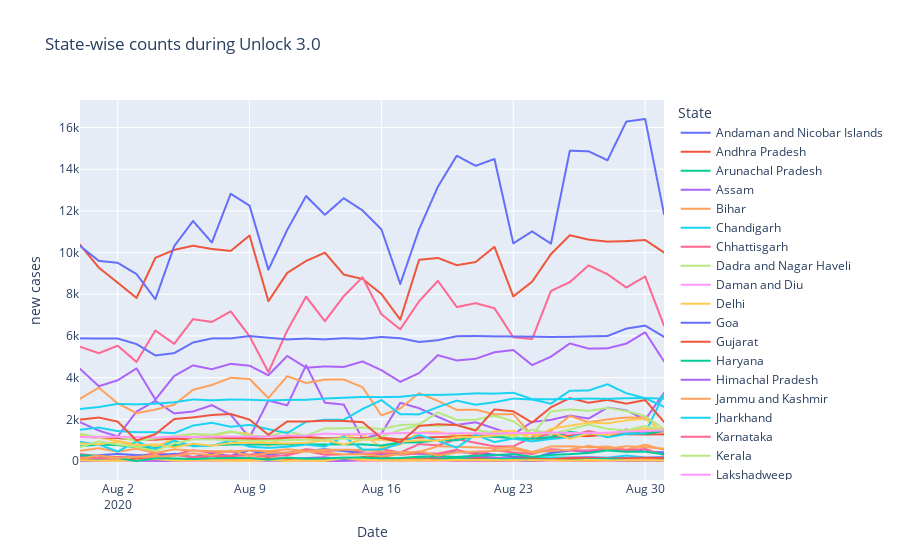

Write notebook code for a chart like this one.
### Code cell
#Checking Maharashtra, Tamil Nadu during unlock 3.0

#Tamil Nadu imposed a complete lockdown and there was no spike in cases -> lockdown effective?
#Maharashtra imposed a complete lockdown but cases seem to oscillate around 10k - can anything be said about efficacy of lockdown?
#West Bengal imposed bi-weekly lockdowns (what does this mean??) and case counts did not rise -> effective

u3_mask = (states['Date'] >= start_date_u3) & (states['Date'] <= end_date_u3)

fig = px.line(states.loc[u3_mask], x = 'Date', y = 'new cases', color = 'State', title = 'State-wise counts during Unlock 3.0')
fig.show()

### Figure 1 — Plotly figure (JSON) as saved in the notebook; plotly's stock layout.template omitted (floating-point values rounded to 4 significant figures)
{"data": [{"hovertemplate": "State=Andaman and Nicobar Islands<br>Date=%{x}<br>new cases=%{y}<extra></extra>", "legendgroup": "Andaman and Nicobar Islands", "line": {"color": "#636efa", "dash": "solid"}, "mode": "lines", "name": "Andaman and Nicobar Islands", "showlegend": true, "type": "scattergl", "x": ["2020-07-31", "2020-08-01", "2020-08-02", "2020-08-03", "2020-08-04", "2020-08-05", "2020-08-06", "2020-08-07", "2020-08-08", "2020-08-09", "2020-08-10", "2020-08-11", "2020-08-12", "2020-08-13", "2020-08-14", "2020-08-15", "2020-08-16", "2020-08-17", "2020-08-18", "2020-08-19", "2020-08-20", "2020-08-21", "2020-08-22", "2020-08-23", "2020-08-24", "2020-08-25", "2020-08-26", "2020-08-27", "2020-08-28", "2020-08-29", "2020-08-30", "2020-08-31"], "xaxis": "x", "y": [78, 88, 98, 96, 98, 99, 96, 99, 129, 139, 135, 139, 136, 137, 149, 120, 93, 46, 84, 75, 76, 67, 61, 52, 44, 41, 40, 33, 32, 31, 23, 28], "yaxis": "y"}, {"hovertemplate": "State=Andhra Pradesh<br>Date=%{x}<br>new cases=%{y}<extra></extra>", "legendgroup": "Andhra Pradesh", "line": {"color": "#EF553B", "dash": "solid"}, "mode": "lines", "name": "Andhra Pradesh", "showlegend": true, "type": "scattergl", "x": ["2020-07-31", "2020-08-01", "2020-08-02", "2020-08-03", "2020-08-04", "2020-08-05", "2020-08-06", "2020-08-07", "2020-08-08", "2020-08-09", "2020-08-10", "2020-08-11", "2020-08-12", "2020-08-13", "2020-08-14", "2020-08-15", "2020-08-16", "2020-08-17", "2020-08-18", "2020-08-19", "2020-08-20", "2020-08-21", "2020-08-22", "2020-08-23", "2020-08-24", "2020-08-25", "2020-08-26", "2020-08-27", "2020-08-28", "2020-08-29", "2020-08-30", "2020-08-31"], "xaxis": "x", "y": [10376, 9276, 8555, 7822, 9747, 10128, 10328, 10171, 10080, 10820, 7665, 9024, 9597, 9996, 8943, 8732, 8012, 6780, 9652, 9742, 9393, 9544, 10276, 7895, 8601, 9927, 10830, 10621, 10526, 10548, 10603, 10004], "yaxis": "y"}, {"hovertemplate": "State=Arunachal Pradesh<br>Date=%{x}<br>new cases=%{y}<extra></extra>", "legendgroup": "Arunachal Pradesh", "line": {"color": "#00cc96", "dash": "solid"}, "mode": "lines", "name": "Arunachal Pradesh", "showlegend": true, "type": "scattergl", "x": ["2020-07-31", "2020-08-01", "2020-08-02", "2020-08-03", "2020-08-04", "2020-08-05", "2020-08-06", "2020-08-07", "2020-08-08", "2020-08-09", "2020-08-10", "2020-08-11", "2020-08-12", "2020-08-13", "2020-08-14", "2020-08-15", "2020-08-16", "2020-08-17", "2020-08-18", "2020-08-19", "2020-08-20", "2020-08-21", "2020-08-22", "2020-08-23", "2020-08-24", "2020-08-25", "2020-08-26", "2020-08-27", "2020-08-28", "2020-08-29", "2020-08-30", "2020-08-31"], "xaxis": "x", "y": [107, 83, 24, 60, 32, 65, 93, 101, 68, 38, 76, 96, 103, 82, 95, 51, 43, 40, 134, 75, 116, 60, 97, 40, 49, 100, 143, 78, 112, 132, 157, 78], "yaxis": "y"}, {"hovertemplate": "State=Assam<br>Date=%{x}<br>new cases=%{y}<extra></extra>", "legendgroup": "Assam", "line": {"color": "#ab63fa", "dash": "solid"}, "mode": "lines", "name": "Assam", "showlegend": true, "type": "scattergl", "x": ["2020-07-31", "2020-08-01", "2020-08-02", "2020-08-03", "2020-08-04", "2020-08-05", "2020-08-06", "2020-08-07", "2020-08-08", "2020-08-09", "2020-08-10", "2020-08-11", "2020-08-12", "2020-08-13", "2020-08-14", "2020-08-15", "2020-08-16", "2020-08-17", "2020-08-18", "2020-08-19", "2020-08-20", "2020-08-21", "2020-08-22", "2020-08-23", "2020-08-24", "2020-08-25", "2020-08-26", "2020-08-27", "2020-08-28", "2020-08-29", "2020-08-30", "2020-08-31"], "xaxis": "x", "y": [1862, 1457, 1178, 2371, 2886, 2284, 2372, 2679, 2218, 1123, 2900, 2669, 4593, 2796, 2706, 1057, 1317, 2792, 2534, 2116, 1735, 1856, 1560, 1272, 1879, 1973, 2179, 2036, 2560, 2427, 1980, 3266], "yaxis": "y"}, {"hovertemplate": "State=Bihar<br>Date=%{x}<br>new cases=%{y}<extra></extra>", "legendgroup": "Bihar", "line": {"color": "#FFA15A", "dash": "solid"}, "mode": "lines", "name": "Bihar", "showlegend": true, "type": "scattergl", "x": ["2020-07-31", "2020-08-01", "2020-08-02", "2020-08-03", "2020-08-04", "2020-08-05", "2020-08-06", "2020-08-07", "2020-08-08", "2020-08-09", "2020-08-10", "2020-08-11", "2020-08-12", "2020-08-13", "2020-08-14", "2020-08-15", "2020-08-16", "2020-08-17", "2020-08-18", "2020-08-19", "2020-08-20", "2020-08-21", "2020-08-22", "2020-08-23", "2020-08-24", "2020-08-25", "2020-08-26", "2020-08-27", "2020-08-28", "2020-08-29", "2020-08-30", "2020-08-31"], "xaxis": "x", "y": [2986, 3521, 2762, 2297, 2464, 2701, 3416, 3646, 3992, 3934, 3021, 4071, 3741, 3906, 3911, 3536, 2187, 2525, 3257, 2884, 2451, 2461, 2238, 2247, 1227, 1444, 2163, 1860, 1998, 2087, 2078, 1324], "yaxis": "y"}, {"hovertemplate": "State=Chandigarh<br>Date=%{x}<br>new cases=%{y}<extra></extra>", "legendgroup": "Chandigarh", "line": {"color": "#19d3f3", "dash": "solid"}, "mode": "lines", "name": "Chandigarh", "showlegend": true, "type": "scattergl", "x": ["2020-07-31", "2020-08-01", "2020-08-02", "2020-08-03", "2020-08-04", "2020-08-05", "2020-08-06", "2020-08-07", "2020-08-08", "2020-08-09", "2020-08-10", "2020-08-11", "2020-08-12", "2020-08-13", "2020-08-14", "2020-08-15", "2020-08-16", "2020-08-17", "2020-08-18", "2020-08-19", "2020-08-20", "2020-08-21", "2020-08-22", "2020-08-23", "2020-08-24", "2020-08-25", "2020-08-26", "2020-08-27", "2020-08-28", "2020-08-29", "2020-08-30", "2020-08-31"], "xaxis": "x", "y": [35, 28, 38, 43, 46, 64, 57, 47, 52, 89, 80, 75, 81, 91, 86, 81, 93, 114, 89, 91, 119, 116, 145, 142, 117, 174, 167, 188, 160, 261, 170, 191], "yaxis": "y"}, {"hovertemplate": "State=Chhattisgarh<br>Date=%{x}<br>new cases=%{y}<extra></extra>", "legendgroup": "Chhattisgarh", "line": {"color": "#FF6692", "dash": "solid"}, "mode": "lines", "name": "Chhattisgarh", "showlegend": true, "type": "scattergl", "x": ["2020-07-31", "2020-08-01", "2020-08-02", "2020-08-03", "2020-08-04", "2020-08-05", "2020-08-06", "2020-08-07", "2020-08-08", "2020-08-09", "2020-08-10", "2020-08-11", "2020-08-12", "2020-08-13", "2020-08-14", "2020-08-15", "2020-08-16", "2020-08-17", "2020-08-18", "2020-08-19", "2020-08-20", "2020-08-21", "2020-08-22", "2020-08-23", "2020-08-24", "2020-08-25", "2020-08-26", "2020-08-27", "2020-08-28", "2020-08-29", "2020-08-30", "2020-08-31"], "xaxis": "x", "y": [336, 235, 181, 212, 382, 295, 523, 388, 447, 293, 477, 360, 567, 478, 529, 486, 576, 404, 808, 752, 1052, 873, 704, 704, 1136, 1287, 1209, 1438, 1245, 1513, 1346, 1411], "yaxis": "y"}, {"hovertemplate": "State=Dadra and Nagar Haveli<br>Date=%{x}<br>new cases=%{y}<extra></extra>", "legendgroup": "Dadra and Nagar Haveli", "line": {"color": "#B6E880", "dash": "solid"}, "mode": "lines", "name": "Dadra and Nagar Haveli", "showlegend": true, "type": "scattergl", "x": ["2020-07-31", "2020-08-01", "2020-08-02", "2020-08-03", "2020-08-04", "2020-08-05", "2020-08-06", "2020-08-07", "2020-08-08", "2020-08-09", "2020-08-10", "2020-08-11", "2020-08-12", "2020-08-13", "2020-08-14", "2020-08-15", "2020-08-16", "2020-08-17", "2020-08-18", "2020-08-19", "2020-08-20", "2020-08-21", "2020-08-22", "2020-08-23", "2020-08-24", "2020-08-25", "2020-08-26", "2020-08-27", "2020-08-28", "2020-08-29", "2020-08-30", "2020-08-31"], "xaxis": "x", "y": [46, 45, 55, 35, 43, 45, 43, 44, 51, 45, 62, 39, 39, 46, 41, 64, 35, 27, 51, 37, 34, 53, 40, 36, 18, 21, 22, 42, 31, 15, 32, 27], "yaxis": "y"}, {"hovertemplate": "State=Daman and Diu<br>Date=%{x}<br>new cases=%{y}<extra></extra>", "legendgroup": "Daman and Diu", "line": {"color": "#FF97FF", "dash": "solid"}, "mode": "lines", "name": "Daman and Diu", "showlegend": true, "type": "scattergl", "x": ["2020-07-31", "2020-08-01", "2020-08-02", "2020-08-03", "2020-08-04", "2020-08-05", "2020-08-06", "2020-08-07", "2020-08-08", "2020-08-09", "2020-08-10", "2020-08-11", "2020-08-12", "2020-08-13", "2020-08-14", "2020-08-15", "2020-08-16", "2020-08-17", "2020-08-18", "2020-08-19", "2020-08-20", "2020-08-21", "2020-08-22", "2020-08-23", "2020-08-24", "2020-08-25", "2020-08-26", "2020-08-27", "2020-08-28", "2020-08-29", "2020-08-30", "2020-08-31"], "xaxis": "x", "y": [0, 0, 0, 0, 0, 0, 0, 0, 0, 0, 0, 0, 0, 0, 0, 0, 0, 0, 0, 0, 0, 0, 0, 0, 0, 0, 0, 0, 0, 0, 0, 0], "yaxis": "y"}, {"hovertemplate": "State=Delhi<br>Date=%{x}<br>new cases=%{y}<extra></extra>", "legendgroup": "Delhi", "line": {"color": "#FECB52", "dash": "solid"}, "mode": "lines", "name": "Delhi", "showlegend": true, "type": "scattergl", "x": ["2020-07-31", "2020-08-01", "2020-08-02", "2020-08-03", "2020-08-04", "2020-08-05", "2020-08-06", "2020-08-07", "2020-08-08", "2020-08-09", "2020-08-10", "2020-08-11", "2020-08-12", "2020-08-13", "2020-08-14", "2020-08-15", "2020-08-16", "2020-08-17", "2020-08-18", "2020-08-19", "2020-08-20", "2020-08-21", "2020-08-22", "2020-08-23", "2020-08-24", "2020-08-25", "2020-08-26", "2020-08-27", "2020-08-28", "2020-08-29", "2020-08-30", "2020-08-31"], "xaxis": "x", "y": [1195, 1118, 961, 805, 674, 1076, 1299, 1192, 1404, 1300, 707, 1257, 1113, 956, 1192, 1276, 652, 787, 1374, 1398, 1215, 1250, 1412, 1450, 1061, 1544, 1693, 1840, 1808, 1954, 2024, 1358], "yaxis": "y"}, {"hovertemplate": "State=Goa<br>Date=%{x}<br>new cases=%{y}<extra></extra>", "legendgroup": "Goa", "line": {"color": "#636efa", "dash": "solid"}, "mode": "lines", "name": "Goa", "showlegend": true, "type": "scattergl", "x": ["2020-07-31", "2020-08-01", "2020-08-02", "2020-08-03", "2020-08-04", "2020-08-05", "2020-08-06", "2020-08-07", "2020-08-08", "2020-08-09", "2020-08-10", "2020-08-11", "2020-08-12", "2020-08-13", "2020-08-14", "2020-08-15", "2020-08-16", "2020-08-17", "2020-08-18", "2020-08-19", "2020-08-20", "2020-08-21", "2020-08-22", "2020-08-23", "2020-08-24", "2020-08-25", "2020-08-26", "2020-08-27", "2020-08-28", "2020-08-29", "2020-08-30", "2020-08-31"], "xaxis": "x", "y": [209, 280, 337, 286, 259, 348, 191, 333, 259, 506, 317, 415, 480, 570, 476, 369, 300, 355, 339, 342, 424, 385, 306, 209, 139, 392, 497, 456, 523, 547, 451, 414], "yaxis": "y"}, {"hovertemplate": "State=Gujarat<br>Date=%{x}<br>new cases=%{y}<extra></extra>", "legendgroup": "Gujarat", "line": {"color": "#EF553B", "dash": "solid"}, "mode": "lines", "name": "Gujarat", "showlegend": true, "type": "scattergl", "x": ["2020-07-31", "2020-08-01", "2020-08-02", "2020-08-03", "2020-08-04", "2020-08-05", "2020-08-06", "2020-08-07", "2020-08-08", "2020-08-09", "2020-08-10", "2020-08-11", "2020-08-12", "2020-08-13", "2020-08-14", "2020-08-15", "2020-08-16", "2020-08-17", "2020-08-18", "2020-08-19", "2020-08-20", "2020-08-21", "2020-08-22", "2020-08-23", "2020-08-24", "2020-08-25", "2020-08-26", "2020-08-27", "2020-08-28", "2020-08-29", "2020-08-30", "2020-08-31"], "xaxis": "x", "y": [1153, 1136, 1101, 1009, 1020, 1073, 1034, 1074, 1101, 1078, 1056, 1118, 1152, 1092, 1087, 1094, 1120, 1033, 1126, 1145, 1175, 1204, 1212, 1101, 1067, 1096, 1197, 1190, 1272, 1282, 1272, 1280], "yaxis": "y"}, {"hovertemplate": "State=Haryana<br>Date=%{x}<br>new cases=%{y}<extra></extra>", "legendgroup": "Haryana", "line": {"color": "#00cc96", "dash": "solid"}, "mode": "lines", "name": "Haryana", "showlegend": true, "type": "scattergl", "x": ["2020-07-31", "2020-08-01", "2020-08-02", "2020-08-03", "2020-08-04", "2020-08-05", "2020-08-06", "2020-08-07", "2020-08-08", "2020-08-09", "2020-08-10", "2020-08-11", "2020-08-12", "2020-08-13", "2020-08-14", "2020-08-15", "2020-08-16", "2020-08-17", "2020-08-18", "2020-08-19", "2020-08-20", "2020-08-21", "2020-08-22", "2020-08-23", "2020-08-24", "2020-08-25", "2020-08-26", "2020-08-27", "2020-08-28", "2020-08-29", "2020-08-30", "2020-08-31"], "xaxis": "x", "y": [711, 793, 761, 654, 623, 752, 755, 751, 789, 792, 794, 798, 797, 793, 797, 796, 743, 887, 896, 994, 996, 1203, 1161, 1096, 1074, 1148, 1397, 1293, 1298, 1391, 1295, 1450], "yaxis": "y"}, {"hovertemplate": "State=Himachal Pradesh<br>Date=%{x}<br>new cases=%{y}<extra></extra>", "legendgroup": "Himachal Pradesh", "line": {"color": "#ab63fa", "dash": "solid"}, "mode": "lines", "name": "Himachal Pradesh", "showlegend": true, "type": "scattergl", "x": ["2020-07-31", "2020-08-01", "2020-08-02", "2020-08-03", "2020-08-04", "2020-08-05", "2020-08-06", "2020-08-07", "2020-08-08", "2020-08-09", "2020-08-10", "2020-08-11", "2020-08-12", "2020-08-13", "2020-08-14", "2020-08-15", "2020-08-16", "2020-08-17", "2020-08-18", "2020-08-19", "2020-08-20", "2020-08-21", "2020-08-22", "2020-08-23", "2020-08-24", "2020-08-25", "2020-08-26", "2020-08-27", "2020-08-28", "2020-08-29", "2020-08-30", "2020-08-31"], "xaxis": "x", "y": [58, 70, 69, 115, 61, 37, 131, 103, 114, 107, 92, 34, 139, 180, 58, 119, 163, 18, 61, 176, 127, 190, 167, 106, 100, 53, 167, 180, 136, 144, 164, 171], "yaxis": "y"}, {"hovertemplate": "State=Jammu and Kashmir<br>Date=%{x}<br>new cases=%{y}<extra></extra>", "legendgroup": "Jammu and Kashmir", "line": {"color": "#FFA15A", "dash": "solid"}, "mode": "lines", "name": "Jammu and Kashmir", "showlegend": true, "type": "scattergl", "x": ["2020-07-31", "2020-08-01", "2020-08-02", "2020-08-03", "2020-08-04", "2020-08-05", "2020-08-06", "2020-08-07", "2020-08-08", "2020-08-09", "2020-08-10", "2020-08-11", "2020-08-12", "2020-08-13", "2020-08-14", "2020-08-15", "2020-08-16", "2020-08-17", "2020-08-18", "2020-08-19", "2020-08-20", "2020-08-21", "2020-08-22", "2020-08-23", "2020-08-24", "2020-08-25", "2020-08-26", "2020-08-27", "2020-08-28", "2020-08-29", "2020-08-30", "2020-08-31"], "xaxis": "x", "y": [490, 613, 444, 590, 390, 559, 499, 473, 463, 507, 470, 564, 482, 536, 540, 532, 449, 422, 434, 708, 683, 654, 610, 666, 428, 701, 704, 655, 696, 546, 786, 535], "yaxis": "y"}, {"hovertemplate": "State=Jharkhand<br>Date=%{x}<br>new cases=%{y}<extra></extra>", "legendgroup": "Jharkhand", "line": {"color": "#19d3f3", "dash": "solid"}, "mode": "lines", "name": "Jharkhand", "showlegend": true, "type": "scattergl", "x": ["2020-07-31", "2020-08-01", "2020-08-02", "2020-08-03", "2020-08-04", "2020-08-05", "2020-08-06", "2020-08-07", "2020-08-08", "2020-08-09", "2020-08-10", "2020-08-11", "2020-08-12", "2020-08-13", "2020-08-14", "2020-08-15", "2020-08-16", "2020-08-17", "2020-08-18", "2020-08-19", "2020-08-20", "2020-08-21", "2020-08-22", "2020-08-23", "2020-08-24", "2020-08-25", "2020-08-26", "2020-08-27", "2020-08-28", "2020-08-29", "2020-08-30", "2020-08-31"], "xaxis": "x", "y": [915, 790, 455, 941, 570, 978, 708, 726, 986, 688, 630, 683, 788, 693, 1175, 547, 552, 843, 1241, 967, 638, 1258, 907, 1075, 940, 1056, 1137, 1365, 1137, 1299, 1323, 3221], "yaxis": "y"}, {"hovertemplate": "State=Karnataka<br>Date=%{x}<br>new cases=%{y}<extra></extra>", "legendgroup": "Karnataka", "line": {"color": "#FF6692", "dash": "solid"}, "mode": "lines", "name": "Karnataka", "showlegend": true, "type": "scattergl", "x": ["2020-07-31", "2020-08-01", "2020-08-02", "2020-08-03", "2020-08-04", "2020-08-05", "2020-08-06", "2020-08-07", "2020-08-08", "2020-08-09", "2020-08-10", "2020-08-11", "2020-08-12", "2020-08-13", "2020-08-14", "2020-08-15", "2020-08-16", "2020-08-17", "2020-08-18", "2020-08-19", "2020-08-20", "2020-08-21", "2020-08-22", "2020-08-23", "2020-08-24", "2020-08-25", "2020-08-26", "2020-08-27", "2020-08-28", "2020-08-29", "2020-08-30", "2020-08-31"], "xaxis": "x", "y": [5483, 5172, 5532, 4752, 6259, 5619, 6805, 6670, 7178, 5985, 4267, 6257, 7883, 6706, 7908, 8818, 7040, 6317, 7665, 8642, 7385, 7571, 7330, 5938, 5851, 8161, 8580, 9386, 8960, 8324, 8852, 6495], "yaxis": "y"}, {"hovertemplate": "State=Kerala<br>Date=%{x}<br>new cases=%{y}<extra></extra>", "legendgroup": "Kerala", "line": {"color": "#B6E880", "dash": "solid"}, "mode": "lines", "name": "Kerala", "showlegend": true, "type": "scattergl", "x": ["2020-07-31", "2020-08-01", "2020-08-02", "2020-08-03", "2020-08-04", "2020-08-05", "2020-08-06", "2020-08-07", "2020-08-08", "2020-08-09", "2020-08-10", "2020-08-11", "2020-08-12", "2020-08-13", "2020-08-14", "2020-08-15", "2020-08-16", "2020-08-17", "2020-08-18", "2020-08-19", "2020-08-20", "2020-08-21", "2020-08-22", "2020-08-23", "2020-08-24", "2020-08-25", "2020-08-26", "2020-08-27", "2020-08-28", "2020-08-29", "2020-08-30", "2020-08-31"], "xaxis": "x", "y": [1310, 1129, 1169, 961, 1083, 1195, 1298, 1251, 1420, 1211, 1184, 1417, 1212, 1564, 1569, 1608, 1530, 1725, 1758, 2333, 1968, 1983, 2172, 1908, 1242, 2375, 2476, 2406, 2543, 2397, 2154, 1530], "yaxis": "y"}, {"hovertemplate": "State=Lakshadweep<br>Date=%{x}<br>new cases=%{y}<extra></extra>", "legendgroup": "Lakshadweep", "line": {"color": "#FF97FF", "dash": "solid"}, "mode": "lines", "name": "Lakshadweep", "showlegend": true, "type": "scattergl", "x": ["2020-07-31", "2020-08-01", "2020-08-02", "2020-08-03", "2020-08-04", "2020-08-05", "2020-08-06", "2020-08-07", "2020-08-08", "2020-08-09", "2020-08-10", "2020-08-11", "2020-08-12", "2020-08-13", "2020-08-14", "2020-08-15", "2020-08-16"], "xaxis": "x", "y": [0, 0, 0, 0, 0, 0, 0, 0, 0, 0, 0, 0, 0, 0, 0, 0, 0], "yaxis": "y"}, {"hovertemplate": "State=Madhya Pradesh<br>Date=%{x}<br>new cases=%{y}<extra></extra>", "legendgroup": "Madhya Pradesh", "line": {"color": "#FECB52", "dash": "solid"}, "mode": "lines", "name": "Madhya Pradesh", "showlegend": true, "type": "scattergl", "x": ["2020-07-31", "2020-08-01", "2020-08-02", "2020-08-03", "2020-08-04", "2020-08-05", "2020-08-06", "2020-08-07", "2020-08-08", "2020-08-09", "2020-08-10", "2020-08-11", "2020-08-12", "2020-08-13", "2020-08-14", "2020-08-15", "2020-08-16", "2020-08-17", "2020-08-18", "2020-08-19", "2020-08-20", "2020-08-21", "2020-08-22", "2020-08-23", "2020-08-24", "2020-08-25", "2020-08-26", "2020-08-27", "2020-08-28", "2020-08-29", "2020-08-30", "2020-08-31"], "xaxis": "x", "y": [838, 808, 921, 750, 797, 652, 830, 734, 859, 868, 866, 843, 870, 1014, 796, 1019, 1022, 930, 990, 976, 1142, 1147, 1226, 1263, 1292, 1379, 1064, 1317, 1252, 1442, 1558, 1532], "yaxis": "y"}, {"hovertemplate": "State=Maharashtra<br>Date=%{x}<br>new cases=%{y}<extra></extra>", "legendgroup": "Maharashtra", "line": {"color": "#636efa", "dash": "solid"}, "mode": "lines", "name": "Maharashtra", "showlegend": true, "type": "scattergl", "x": ["2020-07-31", "2020-08-01", "2020-08-02", "2020-08-03", "2020-08-04", "2020-08-05", "2020-08-06", "2020-08-07", "2020-08-08", "2020-08-09", "2020-08-10", "2020-08-11", "2020-08-12", "2020-08-13", "2020-08-14", "2020-08-15", "2020-08-16", "2020-08-17", "2020-08-18", "2020-08-19", "2020-08-20", "2020-08-21", "2020-08-22", "2020-08-23", "2020-08-24", "2020-08-25", "2020-08-26", "2020-08-27", "2020-08-28", "2020-08-29", "2020-08-30", "2020-08-31"], "xaxis": "x", "y": [10320, 9601, 9509, 8968, 7760, 10309, 11514, 10483, 12822, 12248, 9181, 11088, 12712, 11813, 12608, 12020, 11111, 8493, 11119, 13165, 14647, 14161, 14492, 10441, 11015, 10425, 14888, 14857, 14427, 16286, 16408, 11852], "yaxis": "y"}, {"hovertemplate": "State=Manipur<br>Date=%{x}<br>new cases=%{y}<extra></extra>", "legendgroup": "Manipur", "line": {"color": "#EF553B", "dash": "solid"}, "mode": "lines", "name": "Manipur", "showlegend": true, "type": "scattergl", "x": ["2020-07-31", "2020-08-01", "2020-08-02", "2020-08-03", "2020-08-04", "2020-08-05", "2020-08-06", "2020-08-07", "2020-08-08", "2020-08-09", "2020-08-10", "2020-08-11", "2020-08-12", "2020-08-13", "2020-08-14", "2020-08-15", "2020-08-16", "2020-08-17", "2020-08-18", "2020-08-19", "2020-08-20", "2020-08-21", "2020-08-22", "2020-08-23", "2020-08-24", "2020-08-25", "2020-08-26", "2020-08-27", "2020-08-28", "2020-08-29", "2020-08-30", "2020-08-31"], "xaxis": "x", "y": [116, 135, 75, 89, 98, 75, 124, 249, 169, 118, 100, 88, 41, 130, 86, 192, 179, 118, 78, 111, 49, 124, 83, 114, 116, 82, 141, 140, 118, 117, 152, 140], "yaxis": "y"}, {"hovertemplate": "State=Meghalaya<br>Date=%{x}<br>new cases=%{y}<extra></extra>", "legendgroup": "Meghalaya", "line": {"color": "#00cc96", "dash": "solid"}, "mode": "lines", "name": "Meghalaya", "showlegend": true, "type": "scattergl", "x": ["2020-07-31", "2020-08-01", "2020-08-02", "2020-08-03", "2020-08-04", "2020-08-05", "2020-08-06", "2020-08-07", "2020-08-08", "2020-08-09", "2020-08-10", "2020-08-11", "2020-08-12", "2020-08-13", "2020-08-14", "2020-08-15", "2020-08-16", "2020-08-17", "2020-08-18", "2020-08-19", "2020-08-20", "2020-08-21", "2020-08-22", "2020-08-23", "2020-08-24", "2020-08-25", "2020-08-26", "2020-08-27", "2020-08-28", "2020-08-29", "2020-08-30", "2020-08-31"], "xaxis": "x", "y": [20, 33, 18, 28, 15, 22, 51, 16, 17, 39, 53, 27, 37, 14, 35, 64, 82, 44, 39, 78, 126, 57, 93, 106, 59, 42, 32, 80, 110, 43, 60, 25], "yaxis": "y"}, {"hovertemplate": "State=Mizoram<br>Date=%{x}<br>new cases=%{y}<extra></extra>", "legendgroup": "Mizoram", "line": {"color": "#ab63fa", "dash": "solid"}, "mode": "lines", "name": "Mizoram", "showlegend": true, "type": "scattergl", "x": ["2020-07-31", "2020-08-01", "2020-08-02", "2020-08-03", "2020-08-04", "2020-08-05", "2020-08-06", "2020-08-07", "2020-08-08", "2020-08-09", "2020-08-10", "2020-08-11", "2020-08-12", "2020-08-13", "2020-08-14", "2020-08-15", "2020-08-16", "2020-08-17", "2020-08-18", "2020-08-19", "2020-08-20", "2020-08-21", "2020-08-22", "2020-08-23", "2020-08-24", "2020-08-25", "2020-08-26", "2020-08-27", "2020-08-28", "2020-08-29", "2020-08-30", "2020-08-31"], "xaxis": "x", "y": [0, 5, 57, 26, 6, 3, 33, 21, 8, 41, 12, 3, 25, 1, 8, 56, 64, 12, 26, 45, 14, 21, 8, 15, 0, 35, 14, 7, 29, 0, 5, 3], "yaxis": "y"}, {"hovertemplate": "State=Nagaland<br>Date=%{x}<br>new cases=%{y}<extra></extra>", "legendgroup": "Nagaland", "line": {"color": "#FFA15A", "dash": "solid"}, "mode": "lines", "name": "Nagaland", "showlegend": true, "type": "scattergl", "x": ["2020-07-31", "2020-08-01", "2020-08-02", "2020-08-03", "2020-08-04", "2020-08-05", "2020-08-06", "2020-08-07", "2020-08-08", "2020-08-09", "2020-08-10", "2020-08-11", "2020-08-12", "2020-08-13", "2020-08-14", "2020-08-15", "2020-08-16", "2020-08-17", "2020-08-18", "2020-08-19", "2020-08-20", "2020-08-21", "2020-08-22", "2020-08-23", "2020-08-24", "2020-08-25", "2020-08-26", "2020-08-27", "2020-08-28", "2020-08-29", "2020-08-30", "2020-08-31"], "xaxis": "x", "y": [127, 138, 104, 194, 276, 93, 82, 77, 31, 93, 230, 20, 87, 50, 154, 18, 54, 61, 65, 38, 25, 36, 16, 51, 28, 38, 26, 6, 21, 46, 71, 28], "yaxis": "y"}, {"hovertemplate": "State=Odisha<br>Date=%{x}<br>new cases=%{y}<extra></extra>", "legendgroup": "Odisha", "line": {"color": "#19d3f3", "dash": "solid"}, "mode": "lines", "name": "Odisha", "showlegend": true, "type": "scattergl", "x": ["2020-07-31", "2020-08-01", "2020-08-02", "2020-08-03", "2020-08-04", "2020-08-05", "2020-08-06", "2020-08-07", "2020-08-08", "2020-08-09", "2020-08-10", "2020-08-11", "2020-08-12", "2020-08-13", "2020-08-14", "2020-08-15", "2020-08-16", "2020-08-17", "2020-08-18", "2020-08-19", "2020-08-20", "2020-08-21", "2020-08-22", "2020-08-23", "2020-08-24", "2020-08-25", "2020-08-26", "2020-08-27", "2020-08-28", "2020-08-29", "2020-08-30", "2020-08-31"], "xaxis": "x", "y": [1499, 1602, 1434, 1384, 1384, 1337, 1699, 1833, 1643, 1734, 1528, 1341, 1876, 1981, 1977, 2496, 2924, 2244, 2239, 2589, 2898, 2698, 2819, 2993, 2949, 2752, 3371, 3384, 3682, 3252, 3014, 2602], "yaxis": "y"}, {"hovertemplate": "State=Puducherry<br>Date=%{x}<br>new cases=%{y}<extra></extra>", "legendgroup": "Puducherry", "line": {"color": "#FF6692", "dash": "solid"}, "mode": "lines", "name": "Puducherry", "showlegend": true, "type": "scattergl", "x": ["2020-07-31", "2020-08-01", "2020-08-02", "2020-08-03", "2020-08-04", "2020-08-05", "2020-08-06", "2020-08-07", "2020-08-08", "2020-08-09", "2020-08-10", "2020-08-11", "2020-08-12", "2020-08-13", "2020-08-14", "2020-08-15", "2020-08-16", "2020-08-17", "2020-08-18", "2020-08-19", "2020-08-20", "2020-08-21", "2020-08-22", "2020-08-23", "2020-08-24", "2020-08-25", "2020-08-26", "2020-08-27", "2020-08-28", "2020-08-29", "2020-08-30", "2020-08-31"], "xaxis": "x", "y": [174, 134, 200, 176, 165, 286, 188, 241, 261, 259, 242, 276, 481, 299, 315, 359, 378, 297, 367, 356, 540, 302, 518, 410, 337, 567, 504, 504, 590, 532, 571, 284], "yaxis": "y"}, {"hovertemplate": "State=Punjab<br>Date=%{x}<br>new cases=%{y}<extra></extra>", "legendgroup": "Punjab", "line": {"color": "#B6E880", "dash": "solid"}, "mode": "lines", "name": "Punjab", "showlegend": true, "type": "scattergl", "x": ["2020-07-31", "2020-08-01", "2020-08-02", "2020-08-03", "2020-08-04", "2020-08-05", "2020-08-06", "2020-08-07", "2020-08-08", "2020-08-09", "2020-08-10", "2020-08-11", "2020-08-12", "2020-08-13", "2020-08-14", "2020-08-15", "2020-08-16", "2020-08-17", "2020-08-18", "2020-08-19", "2020-08-20", "2020-08-21", "2020-08-22", "2020-08-23", "2020-08-24", "2020-08-25", "2020-08-26", "2020-08-27", "2020-08-28", "2020-08-29", "2020-08-30", "2020-08-31"], "xaxis": "x", "y": [663, 944, 790, 674, 488, 841, 1035, 1039, 998, 975, 986, 1000, 1020, 1027, 1077, 1028, 1165, 1489, 1705, 1683, 1741, 1503, 1316, 1136, 1505, 1293, 1513, 1746, 1542, 1470, 1678, 1466], "yaxis": "y"}, {"hovertemplate": "State=Rajasthan<br>Date=%{x}<br>new cases=%{y}<extra></extra>", "legendgroup": "Rajasthan", "line": {"color": "#FF97FF", "dash": "solid"}, "mode": "lines", "name": "Rajasthan", "showlegend": true, "type": "scattergl", "x": ["2020-07-31", "2020-08-01", "2020-08-02", "2020-08-03", "2020-08-04", "2020-08-05", "2020-08-06", "2020-08-07", "2020-08-08", "2020-08-09", "2020-08-10", "2020-08-11", "2020-08-12", "2020-08-13", "2020-08-14", "2020-08-15", "2020-08-16", "2020-08-17", "2020-08-18", "2020-08-19", "2020-08-20", "2020-08-21", "2020-08-22", "2020-08-23", "2020-08-24", "2020-08-25", "2020-08-26", "2020-08-27", "2020-08-28", "2020-08-29", "2020-08-30", "2020-08-31"], "xaxis": "x", "y": [1147, 1160, 1167, 1145, 1124, 1166, 1151, 1161, 1171, 1169, 1173, 1217, 1213, 1314, 1278, 1287, 1317, 1334, 1347, 1312, 1330, 1335, 1310, 1345, 1346, 1370, 1345, 1345, 1355, 1407, 1450, 1466], "yaxis": "y"}, {"hovertemplate": "State=Sikkim<br>Date=%{x}<br>new cases=%{y}<extra></extra>", "legendgroup": "Sikkim", "line": {"color": "#FECB52", "dash": "solid"}, "mode": "lines", "name": "Sikkim", "showlegend": true, "type": "scattergl", "x": ["2020-07-31", "2020-08-01", "2020-08-02", "2020-08-03", "2020-08-04", "2020-08-05", "2020-08-06", "2020-08-07", "2020-08-08", "2020-08-09", "2020-08-10", "2020-08-11", "2020-08-12", "2020-08-13", "2020-08-14", "2020-08-15", "2020-08-16", "2020-08-17", "2020-08-18", "2020-08-19", "2020-08-20", "2020-08-21", "2020-08-22", "2020-08-23", "2020-08-24", "2020-08-25", "2020-08-26", "2020-08-27", "2020-08-28", "2020-08-29", "2020-08-30", "2020-08-31"], "xaxis": "x", "y": [29, 11, 8, 30, 95, 17, 29, 25, 6, 6, 44, 3, 17, 1, 149, 68, 19, 20, 20, 25, 58, 46, 45, 22, 43, 29, 11, 56, 34, 26, 25, 25], "yaxis": "y"}, {"hovertemplate": "State=Tamil Nadu<br>Date=%{x}<br>new cases=%{y}<extra></extra>", "legendgroup": "Tamil Nadu", "line": {"color": "#636efa", "dash": "solid"}, "mode": "lines", "name": "Tamil Nadu", "showlegend": true, "type": "scattergl", "x": ["2020-07-31", "2020-08-01", "2020-08-02", "2020-08-03", "2020-08-04", "2020-08-05", "2020-08-06", "2020-08-07", "2020-08-08", "2020-08-09", "2020-08-10", "2020-08-11", "2020-08-12", "2020-08-13", "2020-08-14", "2020-08-15", "2020-08-16", "2020-08-17", "2020-08-18", "2020-08-19", "2020-08-20", "2020-08-21", "2020-08-22", "2020-08-23", "2020-08-24", "2020-08-25", "2020-08-26", "2020-08-27", "2020-08-28", "2020-08-29", "2020-08-30", "2020-08-31"], "xaxis": "x", "y": [5881, 5879, 5875, 5609, 5063, 5175, 5684, 5880, 5883, 5994, 5914, 5834, 5871, 5835, 5890, 5860, 5950, 5890, 5709, 5795, 5986, 5995, 5980, 5975, 5967, 5951, 5958, 5981, 5996, 6352, 6495, 5956], "yaxis": "y"}, {"hovertemplate": "State=Telangana<br>Date=%{x}<br>new cases=%{y}<extra></extra>", "legendgroup": "Telangana", "line": {"color": "#EF553B", "dash": "solid"}, "mode": "lines", "name": "Telangana", "showlegend": true, "type": "scattergl", "x": ["2020-07-31", "2020-08-01", "2020-08-02", "2020-08-03", "2020-08-04", "2020-08-05", "2020-08-06", "2020-08-07", "2020-08-08", "2020-08-09", "2020-08-10", "2020-08-11", "2020-08-12", "2020-08-13", "2020-08-14", "2020-08-15", "2020-08-16", "2020-08-17", "2020-08-18", "2020-08-19", "2020-08-20", "2020-08-21", "2020-08-22", "2020-08-23", "2020-08-24", "2020-08-25", "2020-08-26", "2020-08-27", "2020-08-28", "2020-08-29", "2020-08-30", "2020-08-31"], "xaxis": "x", "y": [1986, 2083, 1891, 983, 1286, 2012, 2092, 2207, 2256, 1982, 1256, 1896, 1897, 1931, 1921, 1863, 1102, 894, 1682, 1763, 1724, 1457, 2474, 2384, 1842, 2579, 3018, 2795, 2932, 2751, 2924, 1873], "yaxis": "y"}, {"hovertemplate": "State=Tripura<br>Date=%{x}<br>new cases=%{y}<extra></extra>", "legendgroup": "Tripura", "line": {"color": "#00cc96", "dash": "solid"}, "mode": "lines", "name": "Tripura", "showlegend": true, "type": "scattergl", "x": ["2020-07-31", "2020-08-01", "2020-08-02", "2020-08-03", "2020-08-04", "2020-08-05", "2020-08-06", "2020-08-07", "2020-08-08", "2020-08-09", "2020-08-10", "2020-08-11", "2020-08-12", "2020-08-13", "2020-08-14", "2020-08-15", "2020-08-16", "2020-08-17", "2020-08-18", "2020-08-19", "2020-08-20", "2020-08-21", "2020-08-22", "2020-08-23", "2020-08-24", "2020-08-25", "2020-08-26", "2020-08-27", "2020-08-28", "2020-08-29", "2020-08-30", "2020-08-31"], "xaxis": "x", "y": [274, 252, 141, 0, 131, 122, 98, 128, 146, 147, 62, 164, 110, 121, 164, 167, 127, 143, 205, 236, 190, 256, 280, 331, 200, 293, 329, 385, 509, 443, 447, 321], "yaxis": "y"}, {"hovertemplate": "State=Uttar Pradesh<br>Date=%{x}<br>new cases=%{y}<extra></extra>", "legendgroup": "Uttar Pradesh", "line": {"color": "#ab63fa", "dash": "solid"}, "mode": "lines", "name": "Uttar Pradesh", "showlegend": true, "type": "scattergl", "x": ["2020-07-31", "2020-08-01", "2020-08-02", "2020-08-03", "2020-08-04", "2020-08-05", "2020-08-06", "2020-08-07", "2020-08-08", "2020-08-09", "2020-08-10", "2020-08-11", "2020-08-12", "2020-08-13", "2020-08-14", "2020-08-15", "2020-08-16", "2020-08-17", "2020-08-18", "2020-08-19", "2020-08-20", "2020-08-21", "2020-08-22", "2020-08-23", "2020-08-24", "2020-08-25", "2020-08-26", "2020-08-27", "2020-08-28", "2020-08-29", "2020-08-30", "2020-08-31"], "xaxis": "x", "y": [4422, 3587, 3873, 4441, 2948, 4078, 4586, 4404, 4660, 4571, 4113, 5041, 4475, 4537, 4512, 4774, 4357, 3798, 4218, 5076, 4824, 4905, 5217, 5325, 4601, 5006, 5640, 5391, 5405, 5633, 6175, 4782], "yaxis": "y"}, {"hovertemplate": "State=Uttarakhand<br>Date=%{x}<br>new cases=%{y}<extra></extra>", "legendgroup": "Uttarakhand", "line": {"color": "#FFA15A", "dash": "solid"}, "mode": "lines", "name": "Uttarakhand", "showlegend": true, "type": "scattergl", "x": ["2020-07-31", "2020-08-01", "2020-08-02", "2020-08-03", "2020-08-04", "2020-08-05", "2020-08-06", "2020-08-07", "2020-08-08", "2020-08-09", "2020-08-10", "2020-08-11", "2020-08-12", "2020-08-13", "2020-08-14", "2020-08-15", "2020-08-16", "2020-08-17", "2020-08-18", "2020-08-19", "2020-08-20", "2020-08-21", "2020-08-22", "2020-08-23", "2020-08-24", "2020-08-25", "2020-08-26", "2020-08-27", "2020-08-28", "2020-08-29", "2020-08-30", "2020-08-31"], "xaxis": "x", "y": [118, 264, 146, 207, 208, 246, 369, 278, 501, 230, 389, 411, 454, 416, 313, 325, 235, 318, 468, 264, 411, 447, 483, 558, 405, 485, 535, 728, 588, 706, 664, 592], "yaxis": "y"}, {"hovertemplate": "State=West Bengal<br>Date=%{x}<br>new cases=%{y}<extra></extra>", "legendgroup": "West Bengal", "line": {"color": "#19d3f3", "dash": "solid"}, "mode": "lines", "name": "West Bengal", "showlegend": true, "type": "scattergl", "x": ["2020-07-31", "2020-08-01", "2020-08-02", "2020-08-03", "2020-08-04", "2020-08-05", "2020-08-06", "2020-08-07", "2020-08-08", "2020-08-09", "2020-08-10", "2020-08-11", "2020-08-12", "2020-08-13", "2020-08-14", "2020-08-15", "2020-08-16", "2020-08-17", "2020-08-18", "2020-08-19", "2020-08-20", "2020-08-21", "2020-08-22", "2020-08-23", "2020-08-24", "2020-08-25", "2020-08-26", "2020-08-27", "2020-08-28", "2020-08-29", "2020-08-30", "2020-08-31"], "xaxis": "x", "y": [2496, 2589, 2739, 2716, 2752, 2816, 2954, 2912, 2949, 2939, 2905, 2931, 2936, 2997, 3035, 3074, 3066, 3080, 3175, 3169, 3197, 3245, 3232, 3274, 2967, 2964, 2974, 2997, 2982, 3012, 3019, 2993], "yaxis": "y"}], "layout": {"legend": {"title": {"text": "State"}, "tracegroupgap": 0}, "title": {"text": "State-wise counts during Unlock 3.0"}, "xaxis": {"anchor": "y", "domain": [0, 1], "title": {"text": "Date"}}, "yaxis": {"anchor": "x", "domain": [0, 1], "title": {"text": "new cases"}}}}
